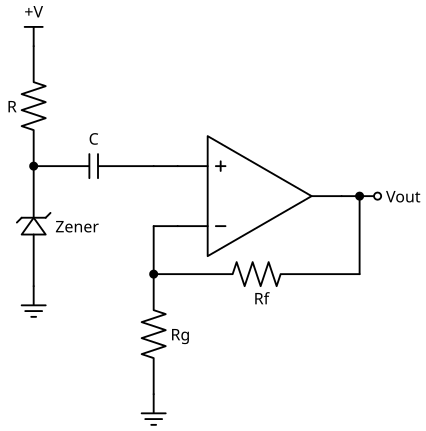

Source code (Python):
# SPDX-License-Identifier: MIT
"""Noise source: a Zener diode in breakdown, fed through R, is the noise; C passes only
the fluctuation to a non-inverting amplifier (Rf, Rg)."""
import sys
import pathlib

sys.path.insert(0, str(pathlib.Path(__file__).resolve().parents[2] / "tools"))
from drawing import setup_drawing  # noqa: E402
import schemdraw.elements as elm  # noqa: E402

with setup_drawing(show=False) as d:
    d.add(elm.Vdd().label("+V"))
    d.add(elm.Resistor().down().label("R"))
    z = d.here
    d.add(elm.Dot())
    d.add(elm.Zener().down().reverse().label("Zener", loc="bottom"))
    d.add(elm.Ground())
    d.add(elm.Capacitor().at(z).right().label("C"))
    d.add(elm.Line().right(0.5))
    op = d.add(elm.Opamp(leads=True).anchor("in2").right().flip())
    d.add(elm.Line().at(op.out).right(0.75))
    out = d.here
    d.add(elm.Dot(open=True).label("Vout", loc="right"))
    xj = out[0] - 0.375
    d.add(elm.Dot().at((xj, op.out[1])))
    d.add(elm.Line().at(op.in1).left(0.5))
    d.add(elm.Line().down(1.0))
    g = d.here
    d.add(elm.Dot())
    d.add(elm.Resistor().down().label("Rg", loc="bottom"))
    d.add(elm.Ground())
    rf = d.add(elm.Resistor().at(g).tox(xj))
    d.add(elm.Label().at((rf.center[0], g[1] - 0.6)).label("Rf"))
    d.add(elm.Line().toy(op.out))
    d.save(str(pathlib.Path(__file__).with_name("circuit.svg")))
print("wrote circuit.svg")
